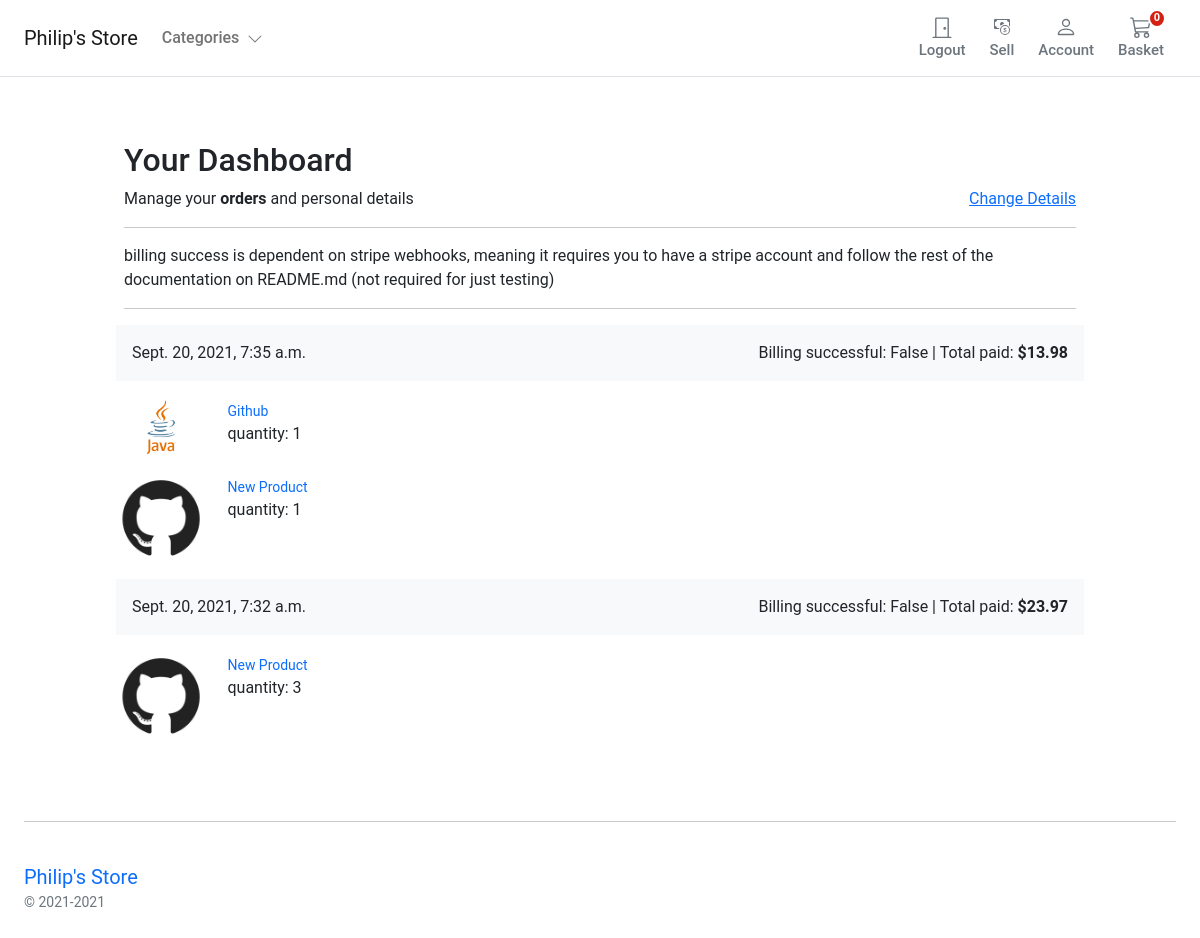
The app's page /account/dashboard/ (signed in), older data.
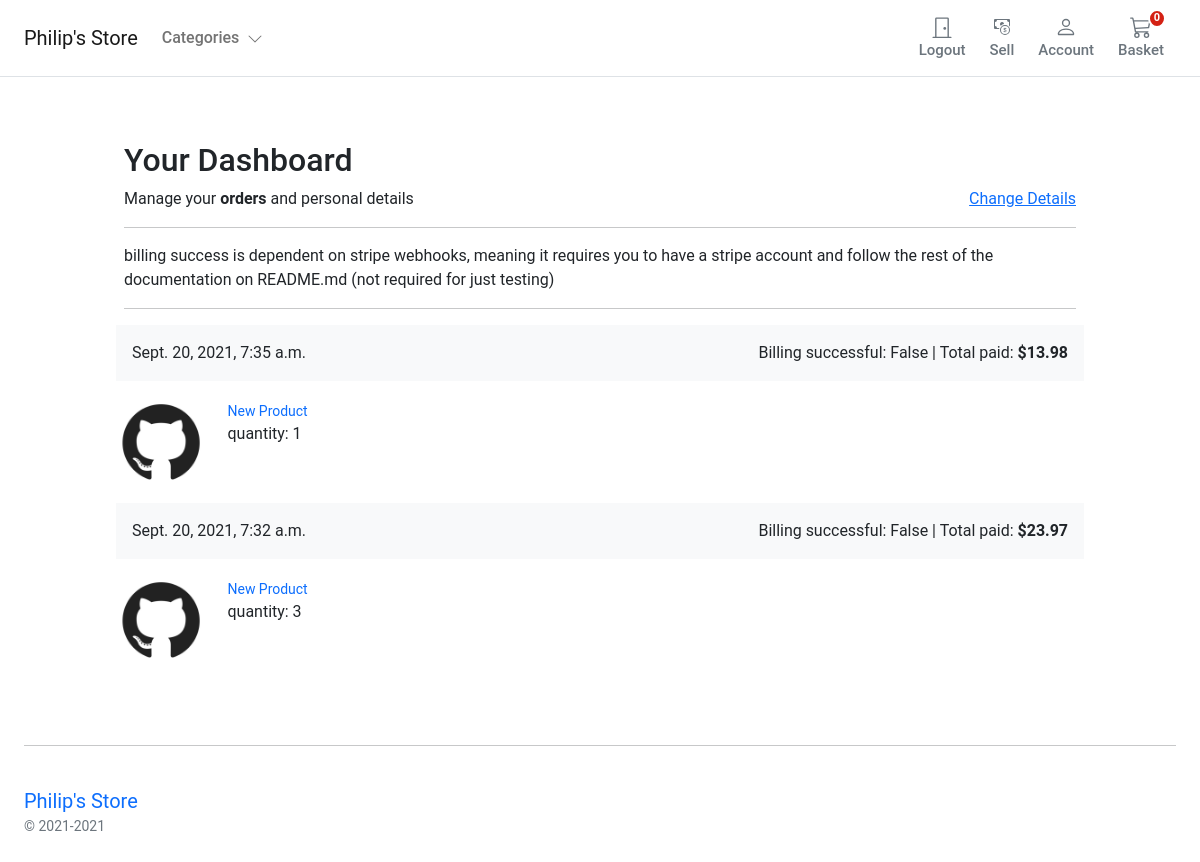
The same page, newer data.
### orders/models.py (models this page shows, shortened)
class Order(models.Model):
    user = models.ForeignKey(settings.AUTH_USER_MODEL, on_delete=models.CASCADE, related_name='order_user')
    full_name = models.CharField(max_length=50)
    address1 = models.CharField(max_length=250)
    address2 = models.CharField(max_length=250)
    city = models.CharField(max_length=100)
    phone = models.CharField(max_length=100)
    post_code = models.CharField(max_length=20)
    created = models.DateTimeField(auto_now_add=True)
    updated = models.DateTimeField(auto_now=True)
    total_paid = models.DecimalField(max_digits=5, decimal_places=2)
    order_key = models.CharField(max_length=200)
    billing_status = models.BooleanField(default=False)
    class Meta:
        ordering = ('-created',)

class OrderItem(models.Model):
    order = models.ForeignKey(Order,
                              related_name='items',
                              on_delete=models.CASCADE)
    product = models.ForeignKey(Product,
                                related_name='order_items',
                                on_delete=models.CASCADE)
    price = models.DecimalField(max_digits=5, decimal_places=2)
    quantity = models.PositiveIntegerField(default=1)

### store/models.py (models this page shows)
class ProductImage(models.Model):
    product = models.ForeignKey(Product, on_delete=models.CASCADE, related_name="product_image")
    image = models.ImageField(
        verbose_name=_("image"),
        help_text=_("Upload a product image"),
        upload_to="images/",
        default="images/default.png",
    )
    alt_text = models.CharField(
        verbose_name=_("Alturnative text"),
        help_text=_("Please add alturnative text"),
        max_length=255,
        null=True,
        blank=True,
    )
    is_feature = models.BooleanField(default=False)
    created_at = models.DateTimeField(auto_now_add=True, editable=False)
    updated_at = models.DateTimeField(auto_now=True)
    class Meta:
        verbose_name = _("Product Image")
        verbose_name_plural = _("Product Images")

class Product(models.Model):
    category = models.ForeignKey(Category, on_delete=models.RESTRICT)
    title = models.CharField(
        verbose_name=_("title"),
        help_text=_("Required"),
        max_length=255,
    )
    description = models.TextField(verbose_name=_("description"), help_text=_("Not Required"), blank=True)
    slug = models.SlugField(max_length=255)
    regular_price = models.DecimalField(
        verbose_name=_("Regular price"),
        help_text=_("Maximum 999.99"),
        error_messages={
            "name": {
                "max_length": _("The price must be between 0 and 999.99."),
            },
        },
        max_digits=5,
        decimal_places=2,
    )
    discount_price = models.DecimalField(
        verbose_name=_("Discount price"),
        help_text=_("Maximum 999.99"),
        error_messages={
            "name": {
                "max_length": _("The price must be between 0 and 999.99."),
            },
        },
        max_digits=5,
        decimal_places=2,
    )
    is_active = models.BooleanField(
        verbose_name=_("Product visibility"),
        help_text=_("Change product visibility"),
        default=True,
    )
    is_on_sale = models.BooleanField(
        verbose_name=_("Discount State"),
        help_text=_("Change discount state"),
        default=False,
    )
    created_at = models.DateTimeField(_("Created at"), auto_now_add=True, editable=False)
    updated_at = models.DateTimeField(_("Updated at"), auto_now=True)
    class Meta:
        ordering = ("-created_at",)
        verbose_name = _("Product")
        verbose_name_plural = _("Products")
    def get_absolute_url(self):
        return reverse("store:product_detail", args=[self.slug])
    def __str__(self):
        return self.title

### account/views.py (the view)
# urls.py: path('dashboard/', views.dashboard, name='dashboard'),
@login_required
def dashboard(request):
    orders = user_orders(request)
    return render(request, 'account/user/dashboard.html', {'orders': orders})

### basket/basket.py (called while the page is built)
    def __len__(self):
        return sum(item['qty'] for item in self.basket.values())

### basket/context_processors.py (called while the page is built)
def basket(request):
    return {'basket': Basket(request)}

### orders/views.py (called while the page is built)
def user_orders(request):
    user_id = request.user.id
    orders = Order.objects.filter(user_id=user_id)
    return orders

### store/context_processors.py (called while the page is built)
def categories(request):
    return {
        'categories' : Category.objects.filter(level=0)
    }

### store/models.py (called while the page is built)
    def get_absolute_url(self):
        return reverse("store:category_list", args=[self.slug])

### templates/account/user/dashboard.html (shortened to what this page needs)
{% extends "../../store/base.html" %} {% load static %} {% block title %}Basket Summary{%endblock %} {% block content %}
<main class="pt-5">
  <div class="container" style="max-width: 1000px">
    <div class="col-12">
      <h1 class="h2">Your Dashboard</h1>
    </div>
    <div class="col-12 d-flex justify-content-between">
      <div>Manage your <b>orders</b> and personal details</div>
      <div><a href="{% url "account:edit_details" %}">Change Details</a></div>
    </div>
    <hr />
    <p>billing success is dependent on stripe webhooks, meaning it requires you to have a stripe account
        and follow the rest of the documentation on README.md (not required for just testing) </p>
    <hr />
  </div>
  <div class="container" style="max-width: 1000px">
    {% for order in orders %}
    <div class="row g-3">
      <div class="col-12 bg-light p-3 d-flex justify-content-between">
        <div class="d-flex d-flex-inline">
          <div class="pe-3">{{ order.created }}</div>
        </div>
        <div class="text-end">
          Billing successful: {{order.billing_status}} |
          Total paid: <span class="fw-bold">${{ order.total_paid }}</span>
        </div>
      </div>
      <div class="col-md-5 col-lg-4 order-md-last p-0 order-3">
      </div>
      <div class="col-md-7 col-lg-8 p-0">
        {% for item in order.items.all %}
        <div class="card mb-3 border-0">
          <div class="row g-0">
            <div class="col-md-2 d-none d-md-block">
              {% for image in item.product.product_image.all%}
              {% if image.is_feature%}
                <img class="img-fluid" style="width:90px" src="{{ image.image.url }}" alt="{{ image.image.alt_text}}">
              {% endif %}
            {% endfor %}
            </div>
            <div class="col-md-10">
              <div class="card-body p-1">
                <a class="text-decoration-none" href="{{ item.product.get_absolute_url }}">
                  <p class="card-text small">{{item.product|title}}</p>
                </a>
                <div> quantity: {{item.quantity}}</div>
              </div>
            </div>
          </div>
        </div>
        {% endfor %}
      </div>
    </div>
    {% endfor %}
  </div>
</main>
{% endblock %}

### templates/store/base.html (shortened to what this page needs)
{% load static %}
<!DOCTYPE html>
<html>
<head>
    <link href="https://cdn.jsdelivr.net/npm/bootstrap@5.0.0-beta1/dist/css/bootstrap.min.css" rel="stylesheet"
>
    <link rel="stylesheet" href="{% static 'core/css/base.css' %}">
    <link rel="stylesheet" href="{% static 'basket/css/basket.css' %}">
</head>
<body>
    <header class="pb-3">
        <nav class="navbar navbar-expand-md navbar-light bg-white border-bottom">
            <div class="container-fluid px-md-4">
                <div class="d-flex w-100 navbar-collapse">
                    <a class="navbar-brand" href="/">Philip's Store</a>
                    <ul class="navbar-nav me-auto mb-2 mb-md-0">
                        <li class="nav-item dropdown">
                            <a class="nav-link dropdown-toggle d-none d-md-block fw500" href="#" id="navbarDropdown"
                                role="button" data-bs-toggle="dropdown" aria-expanded="false">
                                Categories
                                <i class="ps-1"><svg xmlns="http://www.w3.org/2000/svg" width="16" height="16"
                                        fill="currentColor" class="bi bi-chevron-down" viewBox="0 0 16 16">
                                        <path fill-rule="evenodd"
                                            d="M1.646 4.646a.5.5 0 0 1 .708 0L8 10.293l5.646-5.647a.5.5 0 0 1 .708.708l-6 6a.5.5 0 0 1-.708 0l-6-6a.5.5 0 0 1 0-.708z" />
                                    </svg></i>
                            </a>
                        </li>
                    </ul>
                    {% if user.is_authenticated %}
                    <a type="button" role="button" href="{% url "account:logout" %}"
                        class="btn btn-outline-secondary border-0 basket-btn">
                        <div>
                            <svg xmlns="http://www.w3.org/2000/svg" width="22" height="22" fill="currentColor"
                                class="bi bi-door-closed" viewBox="0 0 16 16">
                                <path
                                    d="M3 2a1 1 0 0 1 1-1h8a1 1 0 0 1 1 1v13h1.5a.5.5 0 0 1 0 1h-13a.5.5 0 0 1 0-1H3V2zm1 13h8V2H4v13z" />
                                <path d="M9 9a1 1 0 1 0 2 0 1 1 0 0 0-2 0z" />
                            </svg>
                        </div>
                        <span class="fs15 fw500">Logout</span>
                    </a>
                    <a type="button" role="button" href="{% url "inventory:inventory_summary" %}"
                        class="btn btn-outline-secondary border-0 basket-btn">
                        <div>
                        </div>
                        <span class="fs15 fw500">Sell</span>
                    </a>
                    {% endif %}
                    <a type="button" role="button" href="{% url "account:dashboard" %}"
                        class="btn btn-outline-secondary border-0 basket-btn">
                        <div>
                        </div>
                        <span class="fs15 fw500">Account</span>
                    </a>
                    <a type="button" role="button" href="{% url "basket:basket_summary" %}"
                        class="btn btn-outline-secondary border-0 basket-btn">
                        {% with total_qty=basket|length %}
                        <div id="basket-qty" class="basket-qty">
                            {% if total_qty > 0 %}
                            {{ total_qty }}
                            {% else %}
                            0
                            {% endif %}
                        </div>
                        {% endwith %}
                        <div>
                        </div>
                        <span class="fs15 fw500">Basket</span>
                    </a>
                </div>
            </div>
        </nav>
    </header>
    <div id="content">{% block content %} {% endblock %}</div>
    <footer class="container py-5 footer">
        <hr>
        <div class="row pt-4">
            <div class="col-12 col-md">
                <a class="navbar-brand" href="/">Philip's Store</a>
                <small class="d-block mb-3 text-muted">&copy; 2021-2021</small>
            </div>
        </div>
    </footer>
</body>
</html>

### static/core/css/base.css (style rules this page uses)
@media (min-width: 1000px) { .container { max-width: 1000px; } }
@media (max-width: 1200px) { .container { max-width: 100%; padding:0 24px; } }
.dropdown-toggle::after { display: none; }
html, body, p, div { letter-spacing: -0.02px; font-family: 'Roboto', sans-serif; }
.fs15 { font-size: 0.9375rem; }
.fw500 { font-weight: 500; }

### static/basket/css/basket.css (style rules this page uses)
.basket-qty { color: #fff; background: #d42114; border: 2px solid #fff; border-radius: 50%; text-align: center; font-size: 11px; height: 15px; width: 14px; position: absolute; box-sizing: content-box; font-weight: 600; display: flex; justify-content: center; align-items: center; top: 1px; right: 10px; }
.basket-btn { position: relative; }

Row changes from the older to the newer data that the page shows:
removed OrderItem: product "Github", quantity "1", shown under Order "Sept. 20, 2021, 7:35 a.m."
removed ProductImage: image (picture), shown under "Github"
